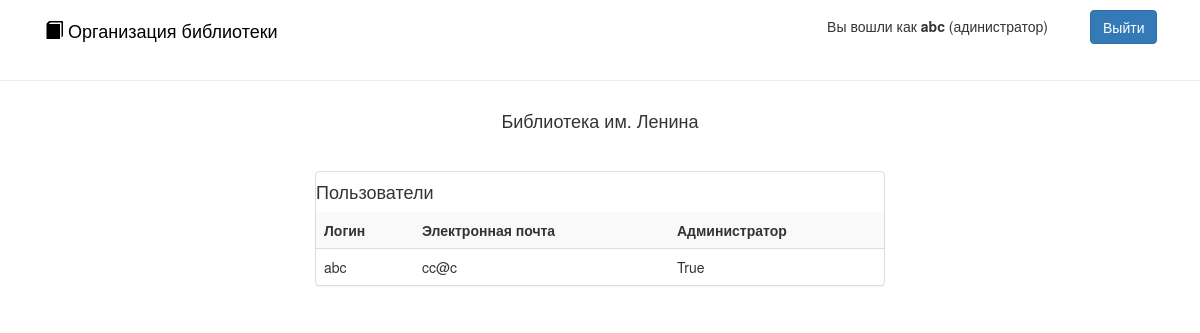
The page /users (signed in) on the database its author committed.
### app/models/User.py (models this page shows, shortened)
class User(db.Model, UserMixin):
    login = db.Column('login', db.String(30), primary_key=True, nullable=False)
    password = db.Column('password', db.String(30), nullable=False)
    email = db.Column('email', db.String(100), nullable=False)
    is_admin = db.Column('is_admin', db.Boolean, nullable=False)
    books = db.relationship('Book',
                            secondary=users_books,
                            primaryjoin=(users_books.c.user_login == login),
                            backref=db.backref('users_books', lazy='dynamic'),
                            lazy='dynamic')
    orders = db.relationship('Order')
    @classmethod
    def get(cls, id):
        return cls.query.get(id)
    @classmethod
    def get_all(cls):
        return cls.query.all()

### app/controllers/UserController.py (the view)
@app.route("/users", methods=['GET'])
@login_required
def users():
    if not current_user.is_admin:
        abort(403)  # access denied
    return render_template('user/list.html', users=User.get_all())

### app/controllers/LoginController.py (called while the page is built)
@login_manager.user_loader
def load_user(lgn):
    return User.get(lgn)

### templates/user/list.html (shortened to what this page needs)
{% extends "layout.html" %}
{% block body %}
<header class="navbar navbar-static-top text-center">
  <h4>Библиотека им. Ленина</h4>
</header>
<div class="container col-md-6 col-md-offset-3">
    <div class="panel panel-default">
        <h4>Пользователи</h4>
        <table class="table table-striped">
            <tr>
                <th>Логин</th>
                <th>Электронная почта</th>
                <th>Администратор</th>
            </tr>
            {% for u in users %}
            <tr>
                <td>{{u.login}}</td>
                <td>{{u.email}}</td>
                <td>{{u.is_admin}}</td>
            </tr>
            {% endfor %}
        </table>
    </div>
</div>
{% endblock %}

### templates/layout.html (shortened to what this page needs)
<!DOCTYPE html>
<head>
    <link href="/static/css/bootstrap.min.css" rel="stylesheet">
</head>
<body>
    <header class="navbar navbar-static-top" style="margin-top: 10px;">
        <div class="container">
            <div class="col-md-8">
                <a href="{{ url_for('main') }}" style="color:black; text-decoration: none;">
                    <h4><span class="glyphicon glyphicon-book" aria-hidden="true"></span> Организация библиотеки</h4>
                </a>
            </div>
            {% if current_user.is_authenticated() %}
            <div class="col-md-3 text-right">
                <a class="btn btn-default"
                    {% if current_user.is_admin %}
                        href="{{ url_for('admin_users') }}"
                    {% endif %}
                    style="border: none;">Вы вошли как <b>{{ current_user.login }}</b>
                {% if current_user.is_admin %}
                    (адинистратор)
                {% endif %}
                </a>
            </div>
            <div class="col-md-1">
                <a class="btn btn-primary" href=" {{ url_for('logout') }}">Выйти</a>
            </div>
            {% endif %}
        </div>
    </header>
    <hr>
    {% block body %}{% endblock %}
</body>
</html>

### rows shown on the page
User: login "abc", email "cc@c", is_admin "True"
